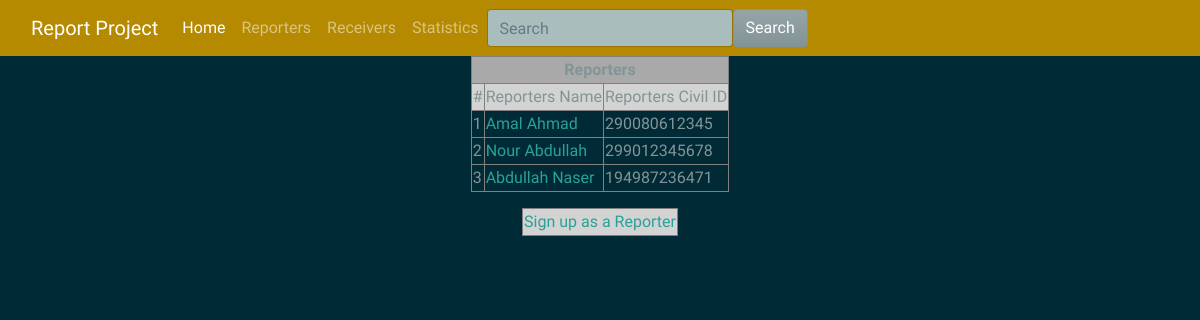
The app's page /report/reporters/ with its own data.
### report/models.py (models this page shows, shortened)
class Reporter(models.Model):
  civilid = models.CharField(max_length=50,primary_key=True)
  name = models.CharField(max_length=50)
  address = models.TextField(null=True, blank=True)
  email = models.EmailField()

### report/views.py (the view)
# urls.py: path('reporters/', views.reporters, name = "all-reporters"),
def reporters(request):
  data={}
  reporters = Reporter.objects.all()
  data["reporters"] = reporters
  return render(request, "reporters.html", context = data)

### report/templates/reporters.html (shortened to what this page needs)
{% extends "base.html"%}
{% block content %}
<!DOCTYPE html>
<html lang="en">
<head>
</head>
<body>
  <table border=1 align="center">
    <tr bgcolor="darkgrey">
      <td colspan=4 align="center"> <strong>Reporters</strong>
      </td>
    </tr>
    <tr bgcolor="lightgrey">
        <td align="center">#</td>
        <td align="center">Reporters Name</td>
        <td align="center">Reporters Civil ID</td>
    </tr>
    {% for re in reporters %}
      <tr>
        <td>{{ forloop.counter }}</td>
        <td><a href="/report/show/reporter/{{re.civilid}}/">{{ re.name}}</a></td>
        <td>{{ re.civilid}}</td>
    {% endfor %}
  </table>
<p>
  <table border=1 align="center">
    <tr bgcolor="lightgrey">
        <td align="center"><a href="/report/add/reporter">Sign up as a Reporter</a></td>
    </tr>
  </table> </p>
  {% endblock %}

### records on screen
Reporter: name "Amal Ahmad", civilid "290080612345"
Reporter: name "Nour Abdullah", civilid "299012345678"
Reporter: name "Abdullah Naser", civilid "194987236471"
